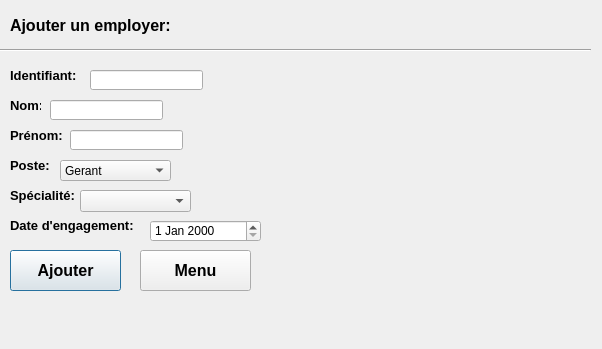
<?xml version="1.0" encoding="UTF-8"?>
<ui version="4.0">
 <class>DialogAjouterEmployer</class>
 <widget class="QDialog" name="DialogAjouterEmployer">
  <property name="geometry">
   <rect>
    <x>0</x>
    <y>0</y>
    <width>602</width>
    <height>349</height>
   </rect>
  </property>
  <property name="windowTitle">
   <string>Dialog</string>
  </property>
  <widget class="QLabel" name="labelAjouterEmployer">
   <property name="geometry">
    <rect>
     <x>10</x>
     <y>10</y>
     <width>191</width>
     <height>31</height>
    </rect>
   </property>
   <property name="font">
    <font>
     <pointsize>12</pointsize>
     <weight>75</weight>
     <bold>true</bold>
    </font>
   </property>
   <property name="text">
    <string>Ajouter un employer:</string>
   </property>
  </widget>
  <widget class="Line" name="line">
   <property name="geometry">
    <rect>
     <x>0</x>
     <y>40</y>
     <width>591</width>
     <height>21</height>
    </rect>
   </property>
   <property name="orientation">
    <enum>Qt::Horizontal</enum>
   </property>
  </widget>
  <widget class="QLabel" name="labelIdentifiant">
   <property name="geometry">
    <rect>
     <x>10</x>
     <y>60</y>
     <width>71</width>
     <height>31</height>
    </rect>
   </property>
   <property name="font">
    <font>
     <pointsize>10</pointsize>
     <weight>75</weight>
     <bold>true</bold>
    </font>
   </property>
   <property name="text">
    <string>Identifiant:</string>
   </property>
  </widget>
  <widget class="QLabel" name="labelNom">
   <property name="geometry">
    <rect>
     <x>10</x>
     <y>90</y>
     <width>31</width>
     <height>31</height>
    </rect>
   </property>
   <property name="font">
    <font>
     <pointsize>10</pointsize>
     <weight>75</weight>
     <bold>true</bold>
    </font>
   </property>
   <property name="text">
    <string>Nom:</string>
   </property>
  </widget>
  <widget class="QLabel" name="labelPrenom">
   <property name="geometry">
    <rect>
     <x>10</x>
     <y>120</y>
     <width>61</width>
     <height>31</height>
    </rect>
   </property>
   <property name="font">
    <font>
     <pointsize>10</pointsize>
     <weight>75</weight>
     <bold>true</bold>
    </font>
   </property>
   <property name="text">
    <string>Prénom:</string>
   </property>
  </widget>
  <widget class="QLabel" name="labelPoste">
   <property name="geometry">
    <rect>
     <x>10</x>
     <y>150</y>
     <width>41</width>
     <height>31</height>
    </rect>
   </property>
   <property name="font">
    <font>
     <pointsize>10</pointsize>
     <weight>75</weight>
     <bold>true</bold>
    </font>
   </property>
   <property name="text">
    <string>Poste:</string>
   </property>
  </widget>
  <widget class="QLabel" name="labelIdentifiant_2">
   <property name="geometry">
    <rect>
     <x>10</x>
     <y>210</y>
     <width>141</width>
     <height>31</height>
    </rect>
   </property>
   <property name="font">
    <font>
     <pointsize>10</pointsize>
     <weight>75</weight>
     <bold>true</bold>
    </font>
   </property>
   <property name="text">
    <string>Date d'engagement:</string>
   </property>
  </widget>
  <widget class="QLineEdit" name="lineEditIdentifiant">
   <property name="geometry">
    <rect>
     <x>90</x>
     <y>70</y>
     <width>113</width>
     <height>20</height>
    </rect>
   </property>
  </widget>
  <widget class="QLineEdit" name="lineEditNom">
   <property name="geometry">
    <rect>
     <x>50</x>
     <y>100</y>
     <width>113</width>
     <height>20</height>
    </rect>
   </property>
  </widget>
  <widget class="QLineEdit" name="lineEditPrenom">
   <property name="geometry">
    <rect>
     <x>70</x>
     <y>130</y>
     <width>113</width>
     <height>20</height>
    </rect>
   </property>
  </widget>
  <widget class="QComboBox" name="comboBoxPoste">
   <property name="geometry">
    <rect>
     <x>60</x>
     <y>160</y>
     <width>111</width>
     <height>21</height>
    </rect>
   </property>
   <item>
    <property name="text">
     <string>Gerant</string>
    </property>
   </item>
   <item>
    <property name="text">
     <string>Gestionnaire</string>
    </property>
   </item>
   <item>
    <property name="text">
     <string>Commis</string>
    </property>
   </item>
   <item>
    <property name="text">
     <string>Caissier</string>
    </property>
   </item>
  </widget>
  <widget class="QDateEdit" name="dateEditDateEngagement">
   <property name="geometry">
    <rect>
     <x>150</x>
     <y>220</y>
     <width>111</width>
     <height>22</height>
    </rect>
   </property>
  </widget>
  <widget class="QLabel" name="labelErreuridentifiant">
   <property name="geometry">
    <rect>
     <x>210</x>
     <y>70</y>
     <width>151</width>
     <height>16</height>
    </rect>
   </property>
   <property name="text">
    <string/>
   </property>
  </widget>
  <widget class="QLabel" name="labelErreurNom">
   <property name="geometry">
    <rect>
     <x>170</x>
     <y>100</y>
     <width>121</width>
     <height>16</height>
    </rect>
   </property>
   <property name="text">
    <string/>
   </property>
  </widget>
  <widget class="QLabel" name="labelPrenom_2">
   <property name="geometry">
    <rect>
     <x>190</x>
     <y>130</y>
     <width>131</width>
     <height>16</height>
    </rect>
   </property>
   <property name="text">
    <string/>
   </property>
  </widget>
  <widget class="QLabel" name="labelErreurDatesEngagement">
   <property name="geometry">
    <rect>
     <x>270</x>
     <y>230</y>
     <width>121</width>
     <height>16</height>
    </rect>
   </property>
   <property name="text">
    <string/>
   </property>
  </widget>
  <widget class="QPushButton" name="pushButtonAjouterEmployer">
   <property name="geometry">
    <rect>
     <x>10</x>
     <y>250</y>
     <width>111</width>
     <height>41</height>
    </rect>
   </property>
   <property name="font">
    <font>
     <pointsize>12</pointsize>
     <weight>75</weight>
     <italic>false</italic>
     <bold>true</bold>
    </font>
   </property>
   <property name="text">
    <string>Ajouter</string>
   </property>
  </widget>
  <widget class="QPushButton" name="pushButtonMenu">
   <property name="geometry">
    <rect>
     <x>140</x>
     <y>250</y>
     <width>111</width>
     <height>41</height>
    </rect>
   </property>
   <property name="font">
    <font>
     <pointsize>12</pointsize>
     <weight>75</weight>
     <italic>false</italic>
     <bold>true</bold>
    </font>
   </property>
   <property name="text">
    <string>Menu</string>
   </property>
  </widget>
  <widget class="QLabel" name="labelSpecialiter">
   <property name="geometry">
    <rect>
     <x>10</x>
     <y>180</y>
     <width>71</width>
     <height>31</height>
    </rect>
   </property>
   <property name="font">
    <font>
     <pointsize>10</pointsize>
     <weight>75</weight>
     <bold>true</bold>
    </font>
   </property>
   <property name="text">
    <string>Spécialité:</string>
   </property>
  </widget>
  <widget class="QComboBox" name="comboBoxSpecialiter">
   <property name="geometry">
    <rect>
     <x>80</x>
     <y>190</y>
     <width>111</width>
     <height>22</height>
    </rect>
   </property>
  </widget>
 </widget>
 <resources/>
 <connections/>
</ui>
